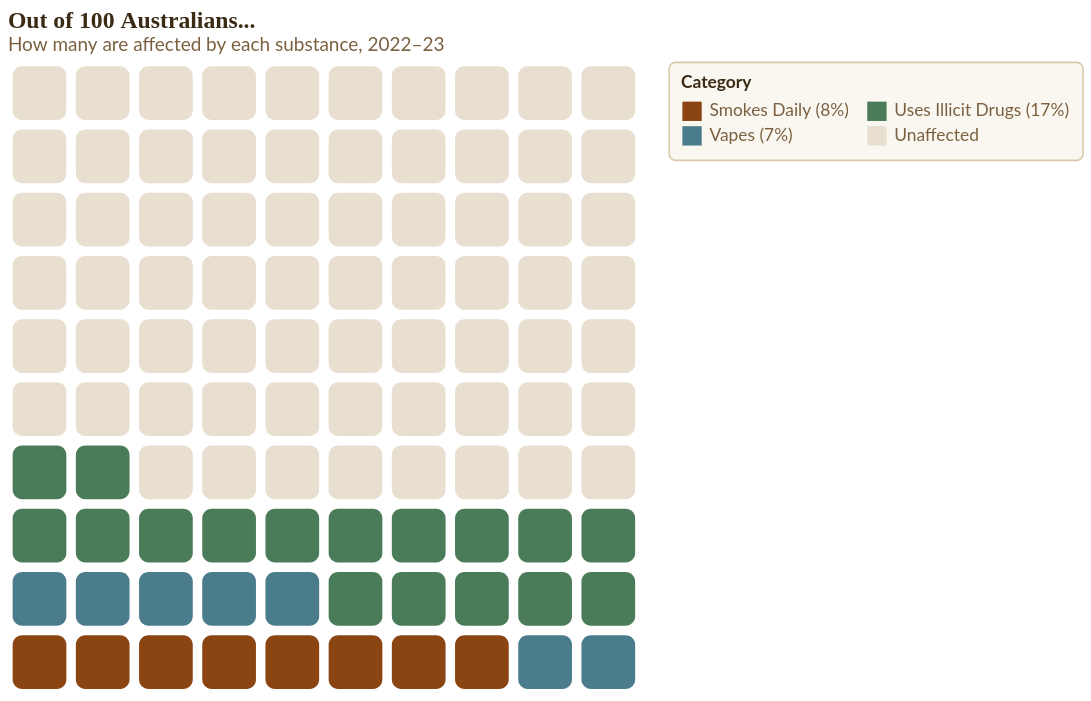

Source (Vega-Lite JSON):
### Vega-Lite specification from a JSON file in a GitHub repository (floating-point values rounded to 4 significant figures)
{"$schema": "https://vega.github.io/schema/vega-lite/v5.json", "title": {"text": "Out of 100 Australians...", "subtitle": "How many are affected by each substance, 2022–23", "fontSize": 15, "subtitleFontSize": 12, "anchor": "start", "color": "#3B2A14", "subtitleColor": "#7A6040", "font": "Playfair Display, Georgia, serif", "subtitleFont": "Lato, sans-serif"}, "width": 400, "height": 400, "padding": {"left": 215}, "background": "transparent", "data": {"sequence": {"start": 0, "stop": 100, "as": "id"}}, "transform": [{"calculate": "datum.id % 10", "as": "col"}, {"calculate": "floor(datum.id / 10)", "as": "row"}, {"calculate": "datum.id < 8 ? 'Smokes Daily (8%)' : datum.id < 15 ? 'Vapes (7%)' : datum.id < 32 ? 'Uses Illicit Drugs (17%)' : 'Unaffected'", "as": "category"}], "mark": {"type": "rect", "cornerRadius": 6}, "encoding": {"x": {"field": "col", "type": "ordinal", "axis": null, "scale": {"paddingInner": 0.15}}, "y": {"field": "row", "type": "ordinal", "axis": null, "sort": "descending", "scale": {"paddingInner": 0.15}}, "color": {"field": "category", "type": "nominal", "title": "Category", "scale": {"domain": ["Smokes Daily (8%)", "Vapes (7%)", "Uses Illicit Drugs (17%)", "Unaffected"], "range": ["#8B4513", "#4A7C8B", "#4A7C59", "#E8DFD0"]}, "legend": {"orient": "right", "columns": 2, "fillColor": "#FAF7F0", "strokeColor": "#D9C7A7", "cornerRadius": 4, "padding": 8, "labelColor": "#7A6040", "titleColor": "#3B2A14", "labelFontSize": 11, "titleFontSize": 11, "symbolSize": 150}}, "tooltip": [{"field": "category", "type": "nominal", "title": "Category"}]}, "config": {"background": "transparent", "font": "Lato, sans-serif", "view": {"stroke": null, "fill": "transparent"}}}
